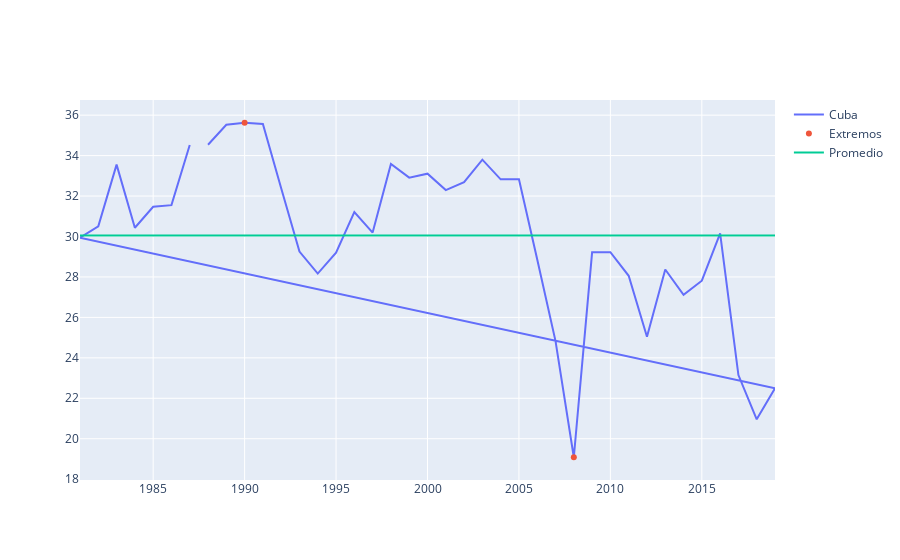

Notebook code cell kept with this figure:
### Code cell
pais = 'Cuba'
columna = 'Emisiones_de_CO2'
df = Latam_co2[(Latam_co2['Pais'] == pais) & (Latam_co2.Emisiones_de_CO2 != -1)][['Anio', columna]]
avg = df[columna].mean()
maxmin = df[(df[columna] == df[columna].min()) | (df[columna] == df[columna].max())]

fig = go.Figure()
fig.add_trace(go.Scatter(x = df['Anio'], y = df[columna], name = pais))
fig.add_trace(go.Scatter(x = maxmin['Anio'], y = maxmin[columna], mode = 'markers', name = 'Extremos'))
fig.add_trace(go.Scatter(x = df['Anio'], y = avg*np.ones(len(df)), name = 'Promedio'))
fig.show()

### Figure 1 — Plotly figure (JSON) as saved in the notebook; plotly's stock layout.template omitted (floating-point values rounded to 4 significant figures)
{"data": [{"name": "Cuba", "type": "scatter", "x": [1988, 1989, 1990, 1991, 1992, 1993, 1994, 1995, 1996, 1997, 1998, 1999, 2000, 2001, 2002, 2003, 2004, 2005, 2006, 2007, 2008, 2009, 2010, 2011, 2012, 2013, 2014, 2015, 2016, 2017, 2018, 2019, 1981, 1982, 1983, 1984, 1985, 1986, 1987], "y": [34.54, 35.53, 35.63, 35.56, 32.39, 29.26, 28.17, 29.2, 31.21, 30.19, 33.59, 32.91, 33.11, 32.3, 32.69, 33.8, 32.83, 32.83, 28.87, 24.83, 19.08, 29.22, 29.22, 28.06, 25.04, 28.37, 27.12, 27.82, 30.16, 23.15, 20.96, 22.5, 29.94, 30.5, 33.55, 30.43, 31.47, 31.55, 34.53]}, {"mode": "markers", "name": "Extremos", "type": "scatter", "x": [1990, 2008], "y": [35.63, 19.08]}, {"name": "Promedio", "type": "scatter", "x": [1988, 1989, 1990, 1991, 1992, 1993, 1994, 1995, 1996, 1997, 1998, 1999, 2000, 2001, 2002, 2003, 2004, 2005, 2006, 2007, 2008, 2009, 2010, 2011, 2012, 2013, 2014, 2015, 2016, 2017, 2018, 2019, 1981, 1982, 1983, 1984, 1985, 1986, 1987], "y": [30.05, 30.05, 30.05, 30.05, 30.05, 30.05, 30.05, 30.05, 30.05, 30.05, 30.05, 30.05, 30.05, 30.05, 30.05, 30.05, 30.05, 30.05, 30.05, 30.05, 30.05, 30.05, 30.05, 30.05, 30.05, 30.05, 30.05, 30.05, 30.05, 30.05, 30.05, 30.05, 30.05, 30.05, 30.05, 30.05, 30.05, 30.05, 30.05]}], "layout": {}}
